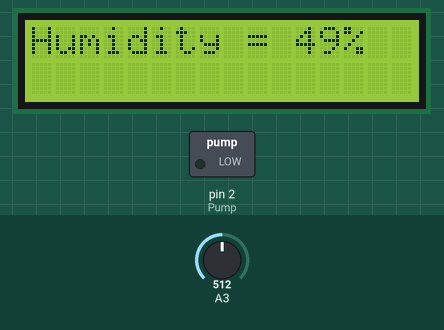
This sketch was run on a simulated Arduino Uno, built with avr-gcc and run on an emulated ATmega328P. Shown: 16×2 character LCD, switched loads named in the sketch (green lamp = pin HIGH). The inputs (shaded band) are chosen by the test bench; at power-on: A3 = 512. What the sketch prints to the serial monitor is not drawn.

Above: at 1.2 s.
1.3 s: A3 set to 996
At 2.9 s:
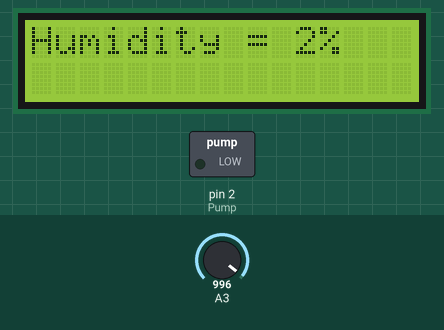
7.3 s: A3 set to 1013
At 9.2 s:
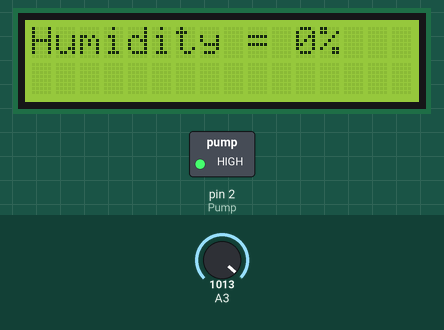
13.3 s: A3 set to 900
At 15.6 s:
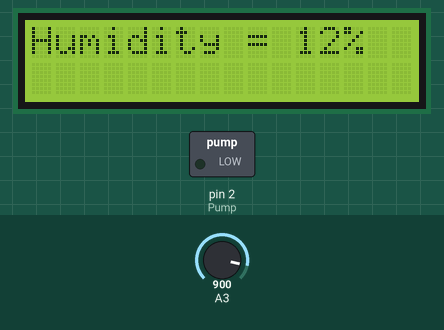
17.6 s: A3 set to 1023
At 18.7 s:
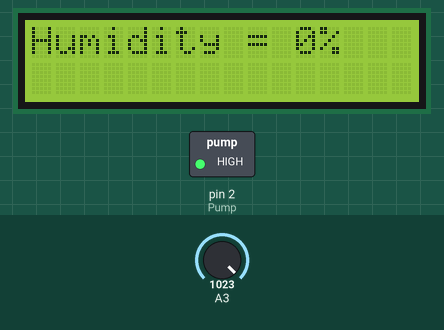
Timing chart, 0 to 20.6 s (numbered marks = the images above; inputs shaded):
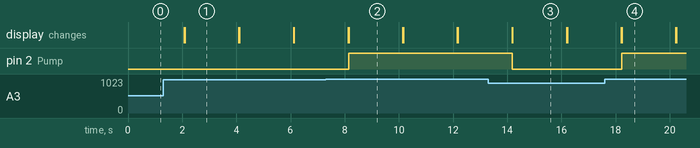

Measured:
- the behaviour switches between 1012 and 1013 on A3 (found by bisection; images 1 and 2)
- after the input at 1.3 s, the display: first differs from a run without the input after 0.79 s (image 1)
- after the input at 7.3 s, pin 2 (Pump): LOW → HIGH after 0.84 s; the display: first differs from a run without the input after 0.84 s (image 2)
- after the input at 13.3 s, pin 2 (Pump): HIGH → LOW after 0.89 s; the display: first differs from a run without the input after 0.89 s (image 3)
- after the input at 17.6 s, pin 2 (Pump): LOW → HIGH after 0.63 s; the display: first differs from a run without the input after 0.63 s (image 4)
- what the display in image 1 shows lasts 2.0 s, from 2.1 s to 4.1 s

The sketch:

sketch_dec29a.ino
```cpp
#include<Wire.h>
#include<LiquidCrystal_I2C.h>
#include<SoftwareSerial.h>

#define Pump 2
LiquidCrystal_I2C lcd(0x27, 16,2);
int start_point = 0;
int end_point = 5;
int mCheck = 0;

void controlPump(int mdata, int start_point, int end_point){
  if(mdata<=start_point){
    while(mdata<end_point){
      digitalWrite(Pump, HIGH);
    }
    delay(1000);
  }
  else{
    digitalWrite(Pump, LOW);
  }
  delay(1000);
}
/*For online periodical water supply */
void PeriodicPumpControl(unsigned long sec){
  sec = sec*1000;
  unsigned long start = millis();
  while(millis()-start<sec){
   digitalWrite(Pump, HIGH); //Turn on Pump
  }
  digitalWrite(Pump, LOW); //Turn off Pump
}
void turn_off_pump(){
 digitalWrite(Pump, LOW);
}
void setup() {
  // put your setup code here, to run once:
  Serial.begin(9600);
  pinMode(Pump, OUTPUT);
  digitalWrite(Pump, LOW);
  lcd.init();
  lcd.backlight();
}

void loop() {
  int Moisture = analogRead(A3);
  int per = map(Moisture, 1023, 0, 0, 100);
  String percentage = String(per);
  percentage.concat("%");

  if(per<=start_point){
    mCheck = 1;
  }
  else if(per>=end_point){
    mCheck = 2;
  }
  else{
    mCheck = 0;
  }

  lcd.setCursor(0,0);
  lcd.print("Humidity = ");
  lcd.print(percentage);

  if(mCheck == 1){
    digitalWrite(Pump, HIGH);
  }
  else if(mCheck == 2){
    digitalWrite(Pump, LOW);
  }
  else{
    digitalWrite(Pump, LOW);
  }
  Serial.println(per);
  delay(2000);
  lcd.clear();
}
```
